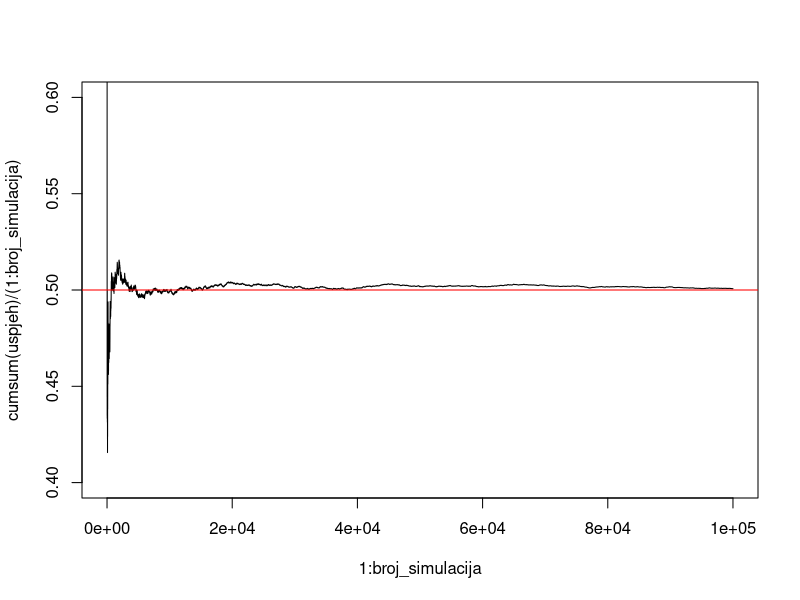

Write the R code that produced this figure.
##############################
##### Prvi puta u avionu #####
##############################

jedna_simulacija = function(n){
  zauzeta_mjesta = rep(0, n)
  brojevi_mjesta = sample.int(n, size = n, replace = FALSE)
  prvi_putnik = sample.int(n, size = 1)
  zauzeta_mjesta[prvi_putnik] = 1
  for(i in 2:n) {
    if((i == n) & (zauzeta_mjesta[brojevi_mjesta[n]] == 1))
      return(0)
    if((i == n) & (zauzeta_mjesta[brojevi_mjesta[n]] == 0))
      return(1)
    if(zauzeta_mjesta[brojevi_mjesta[i]] == 1){
      odabrano_mjesto = sample(which(zauzeta_mjesta == 0), size = 1)
      zauzeta_mjesta[odabrano_mjesto] = 1
    }
    if(zauzeta_mjesta[brojevi_mjesta[i]] == 0)
      zauzeta_mjesta[brojevi_mjesta[i]] = 1
  }
}


broj_putnika = 100
broj_simulacija = 100000
uspjeh = rep(0, broj_simulacija)

for(s in 1:broj_simulacija){
  uspjeh[s] = jedna_simulacija(broj_putnika)
  if(s %% 10000 == 0)
    print(s)
}

uspjeh
mean(uspjeh)
plot(1:broj_simulacija, cumsum(uspjeh) / (1:broj_simulacija), type = "l", ylim = c(0.4, 0.6))
abline(1/2, 0, col = "red")